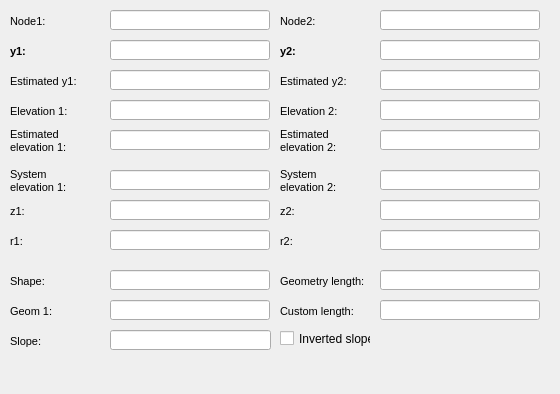
      <widget class="QWidget" name="page_4">
       <property name="geometry">
        <rect>
         <x>0</x>
         <y>0</y>
         <width>560</width>
         <height>394</height>
        </rect>
       </property>
       <attribute name="label">
        <string>Numeric information</string>
       </attribute>
       <widget class="QLabel" name="label_conduit_node_2">
        <property name="geometry">
         <rect>
          <x>280</x>
          <y>10</y>
          <width>41</width>
          <height>22</height>
         </rect>
        </property>
        <property name="font">
         <font>
          <pointsize>8</pointsize>
          <italic>false</italic>
         </font>
        </property>
        <property name="frameShape">
         <enum>QFrame::NoFrame</enum>
        </property>
        <property name="frameShadow">
         <enum>QFrame::Plain</enum>
        </property>
        <property name="text">
         <string>Node2:</string>
        </property>
        <property name="textFormat">
         <enum>Qt::AutoText</enum>
        </property>
        <property name="scaledContents">
         <bool>false</bool>
        </property>
        <property name="margin">
         <number>3</number>
        </property>
       </widget>
       <widget class="QLabel" name="label_conduit_node_1">
        <property name="geometry">
         <rect>
          <x>10</x>
          <y>10</y>
          <width>41</width>
          <height>22</height>
         </rect>
        </property>
        <property name="font">
         <font>
          <pointsize>8</pointsize>
          <italic>false</italic>
         </font>
        </property>
        <property name="styleSheet">
         <string notr="true"/>
        </property>
        <property name="frameShape">
         <enum>QFrame::NoFrame</enum>
        </property>
        <property name="frameShadow">
         <enum>QFrame::Plain</enum>
        </property>
        <property name="text">
         <string>Node1:</string>
        </property>
        <property name="textFormat">
         <enum>Qt::AutoText</enum>
        </property>
        <property name="scaledContents">
         <bool>false</bool>
        </property>
        <property name="alignment">
         <set>Qt::AlignLeading|Qt::AlignLeft|Qt::AlignVCenter</set>
        </property>
        <property name="margin">
         <number>3</number>
        </property>
       </widget>
       <widget class="QLineEdit" name="conduit_node_2">
        <property name="geometry">
         <rect>
          <x>380</x>
          <y>10</y>
          <width>160</width>
          <height>20</height>
         </rect>
        </property>
        <property name="font">
         <font>
          <italic>true</italic>
         </font>
        </property>
        <property name="text">
         <string/>
        </property>
       </widget>
       <widget class="QLineEdit" name="conduit_est_y1">
        <property name="geometry">
         <rect>
          <x>110</x>
          <y>70</y>
          <width>160</width>
          <height>20</height>
         </rect>
        </property>
       </widget>
       <widget class="QLabel" name="label_conduit_y2">
        <property name="geometry">
         <rect>
          <x>280</x>
          <y>40</y>
          <width>21</width>
          <height>22</height>
         </rect>
        </property>
        <property name="font">
         <font>
          <pointsize>8</pointsize>
          <weight>75</weight>
          <italic>false</italic>
          <bold>true</bold>
         </font>
        </property>
        <property name="frameShape">
         <enum>QFrame::NoFrame</enum>
        </property>
        <property name="frameShadow">
         <enum>QFrame::Plain</enum>
        </property>
        <property name="text">
         <string>y2:</string>
        </property>
        <property name="textFormat">
         <enum>Qt::AutoText</enum>
        </property>
        <property name="scaledContents">
         <bool>false</bool>
        </property>
        <property name="margin">
         <number>3</number>
        </property>
       </widget>
       <widget class="QLabel" name="label_conduit_y1">
        <property name="geometry">
         <rect>
          <x>10</x>
          <y>40</y>
          <width>21</width>
          <height>22</height>
         </rect>
        </property>
        <property name="font">
         <font>
          <pointsize>8</pointsize>
          <weight>75</weight>
          <italic>false</italic>
          <bold>true</bold>
         </font>
        </property>
        <property name="frameShape">
         <enum>QFrame::NoFrame</enum>
        </property>
        <property name="frameShadow">
         <enum>QFrame::Plain</enum>
        </property>
        <property name="text">
         <string>y1:</string>
        </property>
        <property name="textFormat">
         <enum>Qt::AutoText</enum>
        </property>
        <property name="scaledContents">
         <bool>false</bool>
        </property>
        <property name="alignment">
         <set>Qt::AlignLeading|Qt::AlignLeft|Qt::AlignVCenter</set>
        </property>
        <property name="margin">
         <number>3</number>
        </property>
       </widget>
       <widget class="QLineEdit" name="conduit_est_y2">
        <property name="geometry">
         <rect>
          <x>380</x>
          <y>70</y>
          <width>160</width>
          <height>20</height>
         </rect>
        </property>
       </widget>
       <widget class="QLineEdit" name="conduit_y2">
        <property name="geometry">
         <rect>
          <x>380</x>
          <y>40</y>
          <width>160</width>
          <height>20</height>
         </rect>
        </property>
       </widget>
       <widget class="QLabel" name="label_conduit_est_y1">
        <property name="geometry">
         <rect>
          <x>10</x>
          <y>70</y>
          <width>93</width>
          <height>22</height>
         </rect>
        </property>
        <property name="font">
         <font>
          <pointsize>8</pointsize>
          <italic>false</italic>
         </font>
        </property>
        <property name="frameShape">
         <enum>QFrame::NoFrame</enum>
        </property>
        <property name="frameShadow">
         <enum>QFrame::Plain</enum>
        </property>
        <property name="text">
         <string>Estimated y1:</string>
        </property>
        <property name="textFormat">
         <enum>Qt::AutoText</enum>
        </property>
        <property name="scaledContents">
         <bool>false</bool>
        </property>
        <property name="alignment">
         <set>Qt::AlignLeading|Qt::AlignLeft|Qt::AlignVCenter</set>
        </property>
        <property name="margin">
         <number>3</number>
        </property>
       </widget>
       <widget class="QLineEdit" name="conduit_node_1">
        <property name="geometry">
         <rect>
          <x>110</x>
          <y>10</y>
          <width>160</width>
          <height>20</height>
         </rect>
        </property>
        <property name="font">
         <font>
          <italic>true</italic>
         </font>
        </property>
        <property name="text">
         <string/>
        </property>
       </widget>
       <widget class="QLineEdit" name="conduit_y1">
        <property name="geometry">
         <rect>
          <x>110</x>
          <y>40</y>
          <width>160</width>
          <height>20</height>
         </rect>
        </property>
        <property name="styleSheet">
         <string notr="true"/>
        </property>
       </widget>
       <widget class="QCheckBox" name="conduit_inverted_slope">
        <property name="geometry">
         <rect>
          <x>280</x>
          <y>330</y>
          <width>91</width>
          <height>17</height>
         </rect>
        </property>
        <property name="text">
         <string>Inverted slope</string>
        </property>
       </widget>
       <widget class="QLabel" name="label_conduit_custom_length">
        <property name="geometry">
         <rect>
          <x>280</x>
          <y>300</y>
          <width>90</width>
          <height>22</height>
         </rect>
        </property>
        <property name="font">
         <font>
          <pointsize>8</pointsize>
         </font>
        </property>
        <property name="frameShape">
         <enum>QFrame::NoFrame</enum>
        </property>
        <property name="frameShadow">
         <enum>QFrame::Plain</enum>
        </property>
        <property name="text">
         <string>Custom length:</string>
        </property>
        <property name="textFormat">
         <enum>Qt::AutoText</enum>
        </property>
        <property name="scaledContents">
         <bool>false</bool>
        </property>
        <property name="alignment">
         <set>Qt::AlignLeading|Qt::AlignLeft|Qt::AlignVCenter</set>
        </property>
        <property name="margin">
         <number>3</number>
        </property>
       </widget>
       <widget class="QLineEdit" name="conduit_custom_length">
        <property name="geometry">
         <rect>
          <x>380</x>
          <y>300</y>
          <width>160</width>
          <height>20</height>
         </rect>
        </property>
        <property name="font">
         <font>
          <italic>false</italic>
         </font>
        </property>
        <property name="text">
         <string/>
        </property>
       </widget>
       <widget class="QLineEdit" name="conduit_gis_length">
        <property name="geometry">
         <rect>
          <x>380</x>
          <y>270</y>
          <width>160</width>
          <height>20</height>
         </rect>
        </property>
        <property name="font">
         <font>
          <italic>true</italic>
         </font>
        </property>
        <property name="text">
         <string/>
        </property>
       </widget>
       <widget class="QLabel" name="label_conduit_geometry_length">
        <property name="geometry">
         <rect>
          <x>280</x>
          <y>270</y>
          <width>90</width>
          <height>22</height>
         </rect>
        </property>
        <property name="font">
         <font>
          <pointsize>8</pointsize>
         </font>
        </property>
        <property name="frameShape">
         <enum>QFrame::NoFrame</enum>
        </property>
        <property name="frameShadow">
         <enum>QFrame::Plain</enum>
        </property>
        <property name="text">
         <string>Geometry length:</string>
        </property>
        <property name="textFormat">
         <enum>Qt::AutoText</enum>
        </property>
        <property name="scaledContents">
         <bool>false</bool>
        </property>
        <property name="alignment">
         <set>Qt::AlignLeading|Qt::AlignLeft|Qt::AlignVCenter</set>
        </property>
        <property name="margin">
         <number>3</number>
        </property>
       </widget>
       <widget class="QLabel" name="label_conduit_shape">
        <property name="geometry">
         <rect>
          <x>10</x>
          <y>270</y>
          <width>90</width>
          <height>22</height>
         </rect>
        </property>
        <property name="font">
         <font>
          <pointsize>8</pointsize>
         </font>
        </property>
        <property name="frameShape">
         <enum>QFrame::NoFrame</enum>
        </property>
        <property name="frameShadow">
         <enum>QFrame::Plain</enum>
        </property>
        <property name="text">
         <string>Shape:</string>
        </property>
        <property name="textFormat">
         <enum>Qt::AutoText</enum>
        </property>
        <property name="scaledContents">
         <bool>false</bool>
        </property>
        <property name="alignment">
         <set>Qt::AlignLeading|Qt::AlignLeft|Qt::AlignVCenter</set>
        </property>
        <property name="margin">
         <number>3</number>
        </property>
       </widget>
       <widget class="QLineEdit" name="conduit_cat_shape">
        <property name="enabled">
         <bool>true</bool>
        </property>
        <property name="geometry">
         <rect>
          <x>110</x>
          <y>270</y>
          <width>160</width>
          <height>20</height>
         </rect>
        </property>
        <property name="font">
         <font>
          <italic>true</italic>
         </font>
        </property>
        <property name="text">
         <string/>
        </property>
       </widget>
       <widget class="QLineEdit" name="conduit_slope">
        <property name="geometry">
         <rect>
          <x>110</x>
          <y>330</y>
          <width>161</width>
          <height>20</height>
         </rect>
        </property>
        <property name="font">
         <font>
          <italic>true</italic>
         </font>
        </property>
        <property name="text">
         <string/>
        </property>
       </widget>
       <widget class="QLabel" name="label_conduit_slope">
        <property name="geometry">
         <rect>
          <x>10</x>
          <y>330</y>
          <width>90</width>
          <height>22</height>
         </rect>
        </property>
        <property name="font">
         <font>
          <pointsize>8</pointsize>
         </font>
        </property>
        <property name="frameShape">
         <enum>QFrame::NoFrame</enum>
        </property>
        <property name="frameShadow">
         <enum>QFrame::Plain</enum>
        </property>
        <property name="text">
         <string>Slope:</string>
        </property>
        <property name="textFormat">
         <enum>Qt::AutoText</enum>
        </property>
        <property name="scaledContents">
         <bool>false</bool>
        </property>
        <property name="alignment">
         <set>Qt::AlignLeading|Qt::AlignLeft|Qt::AlignVCenter</set>
        </property>
        <property name="margin">
         <number>3</number>
        </property>
       </widget>
       <widget class="QLineEdit" name="conduit_cat_geom1">
        <property name="geometry">
         <rect>
          <x>110</x>
          <y>300</y>
          <width>160</width>
          <height>20</height>
         </rect>
        </property>
        <property name="font">
         <font>
          <italic>true</italic>
         </font>
        </property>
        <property name="text">
         <string/>
        </property>
       </widget>
       <widget class="QLabel" name="label_conduit_geom">
        <property name="geometry">
         <rect>
          <x>10</x>
          <y>300</y>
          <width>90</width>
          <height>22</height>
         </rect>
        </property>
        <property name="font">
         <font>
          <pointsize>8</pointsize>
         </font>
        </property>
        <property name="frameShape">
         <enum>QFrame::NoFrame</enum>
        </property>
        <property name="frameShadow">
         <enum>QFrame::Plain</enum>
        </property>
        <property name="text">
         <string>Geom 1:</string>
        </property>
        <property name="textFormat">
         <enum>Qt::AutoText</enum>
        </property>
        <property name="scaledContents">
         <bool>false</bool>
        </property>
        <property name="alignment">
         <set>Qt::AlignLeading|Qt::AlignLeft|Qt::AlignVCenter</set>
        </property>
        <property name="margin">
         <number>3</number>
        </property>
       </widget>
       <widget class="QLineEdit" name="conduit_elev2">
        <property name="geometry">
         <rect>
          <x>380</x>
          <y>100</y>
          <width>160</width>
          <height>20</height>
         </rect>
        </property>
       </widget>
       <widget class="QLabel" name="label_conduit_elev1">
        <property name="geometry">
         <rect>
          <x>10</x>
          <y>100</y>
          <width>66</width>
          <height>22</height>
         </rect>
        </property>
        <property name="font">
         <font>
          <pointsize>8</pointsize>
          <italic>false</italic>
         </font>
        </property>
        <property name="frameShape">
         <enum>QFrame::NoFrame</enum>
        </property>
        <property name="frameShadow">
         <enum>QFrame::Plain</enum>
        </property>
        <property name="text">
         <string>Elevation 1:</string>
        </property>
        <property name="textFormat">
         <enum>Qt::AutoText</enum>
        </property>
        <property name="scaledContents">
         <bool>false</bool>
        </property>
        <property name="alignment">
         <set>Qt::AlignLeading|Qt::AlignLeft|Qt::AlignVCenter</set>
        </property>
        <property name="margin">
         <number>3</number>
        </property>
       </widget>
       <widget class="QLineEdit" name="conduit_est_elev1">
        <property name="geometry">
         <rect>
          <x>110</x>
          <y>130</y>
          <width>160</width>
          <height>20</height>
         </rect>
        </property>
       </widget>
       <widget class="QLabel" name="label_conduit_elev2">
        <property name="geometry">
         <rect>
          <x>280</x>
          <y>100</y>
          <width>66</width>
          <height>22</height>
         </rect>
        </property>
        <property name="font">
         <font>
          <pointsize>8</pointsize>
          <italic>false</italic>
         </font>
        </property>
        <property name="frameShape">
         <enum>QFrame::NoFrame</enum>
        </property>
        <property name="frameShadow">
         <enum>QFrame::Plain</enum>
        </property>
        <property name="text">
         <string>Elevation 2:</string>
        </property>
        <property name="textFormat">
         <enum>Qt::AutoText</enum>
        </property>
        <property name="scaledContents">
         <bool>false</bool>
        </property>
        <property name="margin">
         <number>3</number>
        </property>
       </widget>
       <widget class="QLineEdit" name="conduit_est_elev2">
        <property name="geometry">
         <rect>
          <x>380</x>
          <y>130</y>
          <width>160</width>
          <height>20</height>
         </rect>
        </property>
       </widget>
       <widget class="QLineEdit" name="conduit_elev1">
        <property name="geometry">
         <rect>
          <x>110</x>
          <y>100</y>
          <width>160</width>
          <height>20</height>
         </rect>
        </property>
       </widget>
       <widget class="QLabel" name="label_conduit_est_y2">
        <property name="geometry">
         <rect>
          <x>280</x>
          <y>70</y>
          <width>93</width>
          <height>22</height>
         </rect>
        </property>
        <property name="font">
         <font>
          <pointsize>8</pointsize>
          <italic>false</italic>
         </font>
        </property>
        <property name="frameShape">
         <enum>QFrame::NoFrame</enum>
        </property>
        <property name="frameShadow">
         <enum>QFrame::Plain</enum>
        </property>
        <property name="text">
         <string>Estimated y2:</string>
        </property>
        <property name="textFormat">
         <enum>Qt::AutoText</enum>
        </property>
        <property name="scaledContents">
         <bool>false</bool>
        </property>
        <property name="alignment">
         <set>Qt::AlignLeading|Qt::AlignLeft|Qt::AlignVCenter</set>
        </property>
        <property name="margin">
         <number>3</number>
        </property>
       </widget>
       <widget class="QLabel" name="label_conduit_est_elev1">
        <property name="geometry">
         <rect>
          <x>10</x>
          <y>125</y>
          <width>86</width>
          <height>31</height>
         </rect>
        </property>
        <property name="font">
         <font>
          <pointsize>8</pointsize>
          <italic>false</italic>
         </font>
        </property>
        <property name="frameShape">
         <enum>QFrame::NoFrame</enum>
        </property>
        <property name="frameShadow">
         <enum>QFrame::Plain</enum>
        </property>
        <property name="text">
         <string>Estimated elevation 1:</string>
        </property>
        <property name="textFormat">
         <enum>Qt::AutoText</enum>
        </property>
        <property name="scaledContents">
         <bool>false</bool>
        </property>
        <property name="alignment">
         <set>Qt::AlignLeading|Qt::AlignLeft|Qt::AlignVCenter</set>
        </property>
        <property name="wordWrap">
         <bool>true</bool>
        </property>
        <property name="margin">
         <number>3</number>
        </property>
       </widget>
       <widget class="QLabel" name="label_conduit_est_elev2">
        <property name="geometry">
         <rect>
          <x>280</x>
          <y>125</y>
          <width>76</width>
          <height>31</height>
         </rect>
        </property>
        <property name="font">
         <font>
          <pointsize>8</pointsize>
          <italic>false</italic>
         </font>
        </property>
        <property name="frameShape">
         <enum>QFrame::NoFrame</enum>
        </property>
        <property name="frameShadow">
         <enum>QFrame::Plain</enum>
        </property>
        <property name="text">
         <string>Estimated elevation 2:</string>
        </property>
        <property name="textFormat">
         <enum>Qt::AutoText</enum>
        </property>
        <property name="scaledContents">
         <bool>false</bool>
        </property>
        <property name="wordWrap">
         <bool>true</bool>
        </property>
        <property name="margin">
         <number>3</number>
        </property>
       </widget>
       <widget class="QLabel" name="label_conduit_z1">
        <property name="geometry">
         <rect>
          <x>10</x>
          <y>200</y>
          <width>21</width>
          <height>22</height>
         </rect>
        </property>
        <property name="font">
         <font>
          <pointsize>8</pointsize>
          <italic>false</italic>
         </font>
        </property>
        <property name="frameShape">
         <enum>QFrame::NoFrame</enum>
        </property>
        <property name="frameShadow">
         <enum>QFrame::Plain</enum>
        </property>
        <property name="text">
         <string>z1:</string>
        </property>
        <property name="textFormat">
         <enum>Qt::AutoText</enum>
        </property>
        <property name="scaledContents">
         <bool>false</bool>
        </property>
        <property name="alignment">
         <set>Qt::AlignLeading|Qt::AlignLeft|Qt::AlignVCenter</set>
        </property>
        <property name="margin">
         <number>3</number>
        </property>
       </widget>
       <widget class="QLabel" name="label_conduit_r2">
        <property name="geometry">
         <rect>
          <x>280</x>
          <y>230</y>
          <width>21</width>
          <height>22</height>
         </rect>
        </property>
        <property name="font">
         <font>
          <pointsize>8</pointsize>
          <italic>false</italic>
         </font>
        </property>
        <property name="frameShape">
         <enum>QFrame::NoFrame</enum>
        </property>
        <property name="frameShadow">
         <enum>QFrame::Plain</enum>
        </property>
        <property name="text">
         <string>r2:</string>
        </property>
        <property name="textFormat">
         <enum>Qt::AutoText</enum>
        </property>
        <property name="scaledContents">
         <bool>false</bool>
        </property>
        <property name="margin">
         <number>3</number>
        </property>
       </widget>
       <widget class="QLineEdit" name="conduit_sys_elev2">
        <property name="geometry">
         <rect>
          <x>380</x>
          <y>170</y>
          <width>160</width>
          <height>20</height>
         </rect>
        </property>
        <property name="font">
         <font>
          <italic>true</italic>
         </font>
        </property>
       </widget>
       <widget class="QLabel" name="label_conduit_sys_elev1">
        <property name="geometry">
         <rect>
          <x>10</x>
          <y>165</y>
          <width>81</width>
          <height>31</height>
         </rect>
        </property>
        <property name="font">
         <font>
          <pointsize>8</pointsize>
          <italic>false</italic>
         </font>
        </property>
        <property name="frameShape">
         <enum>QFrame::NoFrame</enum>
        </property>
        <property name="frameShadow">
         <enum>QFrame::Plain</enum>
        </property>
        <property name="text">
         <string>System elevation 1:</string>
        </property>
        <property name="textFormat">
         <enum>Qt::AutoText</enum>
        </property>
        <property name="scaledContents">
         <bool>false</bool>
        </property>
        <property name="alignment">
         <set>Qt::AlignLeading|Qt::AlignLeft|Qt::AlignVCenter</set>
        </property>
        <property name="wordWrap">
         <bool>true</bool>
        </property>
        <property name="margin">
         <number>3</number>
        </property>
       </widget>
       <widget class="QLabel" name="label_conduit_r1">
        <property name="geometry">
         <rect>
          <x>10</x>
          <y>230</y>
          <width>21</width>
          <height>22</height>
         </rect>
        </property>
        <property name="font">
         <font>
          <pointsize>8</pointsize>
          <italic>false</italic>
         </font>
        </property>
        <property name="frameShape">
         <enum>QFrame::NoFrame</enum>
        </property>
        <property name="frameShadow">
         <enum>QFrame::Plain</enum>
        </property>
        <property name="text">
         <string>r1:</string>
        </property>
        <property name="textFormat">
         <enum>Qt::AutoText</enum>
        </property>
        <property name="scaledContents">
         <bool>false</bool>
        </property>
        <property name="alignment">
         <set>Qt::AlignLeading|Qt::AlignLeft|Qt::AlignVCenter</set>
        </property>
        <property name="margin">
         <number>3</number>
        </property>
       </widget>
       <widget class="QLabel" name="label_conduit_sys_elev2">
        <property name="geometry">
         <rect>
          <x>280</x>
          <y>165</y>
          <width>76</width>
          <height>31</height>
         </rect>
        </property>
        <property name="font">
         <font>
          <pointsize>8</pointsize>
          <italic>false</italic>
         </font>
        </property>
        <property name="frameShape">
         <enum>QFrame::NoFrame</enum>
        </property>
        <property name="frameShadow">
         <enum>QFrame::Plain</enum>
        </property>
        <property name="text">
         <string>System elevation 2:</string>
        </property>
        <property name="textFormat">
         <enum>Qt::AutoText</enum>
        </property>
        <property name="scaledContents">
         <bool>false</bool>
        </property>
        <property name="wordWrap">
         <bool>true</bool>
        </property>
        <property name="margin">
         <number>3</number>
        </property>
       </widget>
       <widget class="QLineEdit" name="conduit_r2">
        <property name="geometry">
         <rect>
          <x>380</x>
          <y>230</y>
          <width>160</width>
          <height>20</height>
         </rect>
        </property>
        <property name="font">
         <font>
          <italic>true</italic>
         </font>
        </property>
       </widget>
       <widget class="QLineEdit" name="conduit_z2">
        <property name="geometry">
         <rect>
          <x>380</x>
          <y>200</y>
          <width>160</width>
          <height>20</height>
         </rect>
        </property>
        <property name="font">
         <font>
          <italic>true</italic>
         </font>
        </property>
       </widget>
       <widget class="QLineEdit" name="conduit_z1">
        <property name="geometry">
         <rect>
          <x>110</x>
          <y>200</y>
          <width>160</width>
          <height>20</height>
         </rect>
        </property>
        <property name="font">
         <font>
          <italic>true</italic>
         </font>
        </property>
       </widget>
       <widget class="QLineEdit" name="conduit_r1">
        <property name="geometry">
         <rect>
          <x>110</x>
          <y>230</y>
          <width>160</width>
          <height>20</height>
         </rect>
        </property>
        <property name="font">
         <font>
          <italic>true</italic>
         </font>
        </property>
       </widget>
       <widget class="QLabel" name="label_conduit_z2">
        <property name="geometry">
         <rect>
          <x>280</x>
          <y>200</y>
          <width>21</width>
          <height>22</height>
         </rect>
        </property>
        <property name="font">
         <font>
          <pointsize>8</pointsize>
          <italic>false</italic>
         </font>
        </property>
        <property name="frameShape">
         <enum>QFrame::NoFrame</enum>
        </property>
        <property name="frameShadow">
         <enum>QFrame::Plain</enum>
        </property>
        <property name="text">
         <string>z2:</string>
        </property>
        <property name="textFormat">
         <enum>Qt::AutoText</enum>
        </property>
        <property name="scaledContents">
         <bool>false</bool>
        </property>
        <property name="margin">
         <number>3</number>
        </property>
       </widget>
       <widget class="QLineEdit" name="conduit_sys_elev1">
        <property name="geometry">
         <rect>
          <x>110</x>
          <y>170</y>
          <width>160</width>
          <height>20</height>
         </rect>
        </property>
        <property name="font">
         <font>
          <italic>true</italic>
         </font>
        </property>
        <property name="styleSheet">
         <string notr="true"/>
        </property>
        <property name="text">
         <string/>
        </property>
       </widget>
      </widget>
